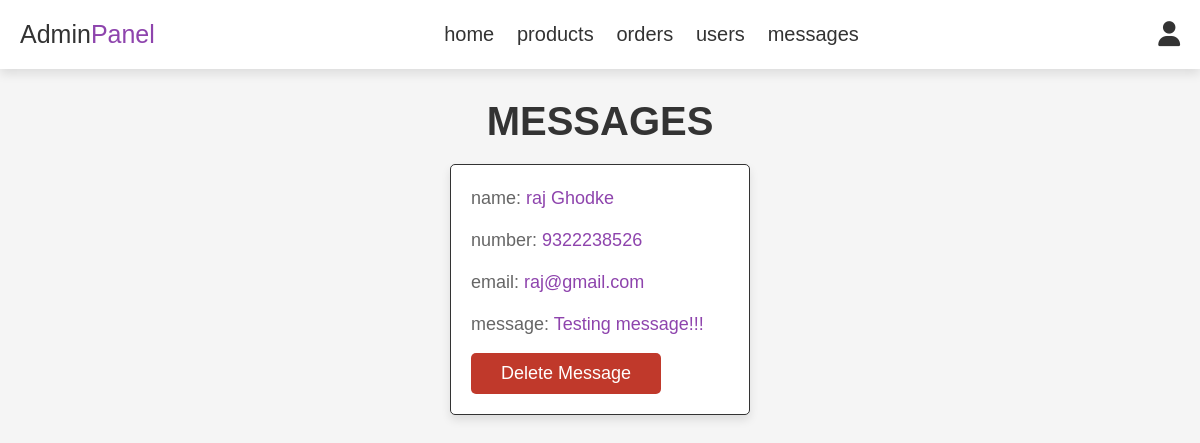
The app's page /admin_contacts.php (signed in) with its own data.
### tables this page shows
CREATE TABLE `message` (
  `id` int(100) NOT NULL,
  `user_id` int(100) NOT NULL,
  `name` varchar(100) NOT NULL,
  `email` varchar(100) NOT NULL,
  `number` varchar(12) NOT NULL,
  `message` varchar(500) NOT NULL
);

### admin_contacts.php (the view, shortened to what this page needs)
<?php
include 'config.php';
?>
<!DOCTYPE html>
<html lang="en">
<head>
    <link rel="stylesheet" href="CSS/admin_style.css">
    <link rel="stylesheet" href="https://cdnjs.cloudflare.com/ajax/libs/font-awesome/6.4.2/css/all.min.css">
</head>
<body>
    <?php
        include 'admin_header.php';
    ?>
<section class="messages-container">
    <h1 class="title">messages</h1>
    <div class="box-container">
    <?php
            $select_message = mysqli_query($conn, "SELECT * FROM `message`") or die('query failed');
            if(mysqli_num_rows($select_message)>0){
            while($fetch_message=mysqli_fetch_assoc($select_message))
            {
        ?>
        <div class="box">
            <p>name: <span><?php echo $fetch_message['name'];?></span></p>
            <p>number: <span><?php echo $fetch_message['number'];?></span></p>
            <p>email: <span><?php echo $fetch_message['email'];?></span></p>
            <p>message: <span><?php echo $fetch_message['message'];?></span></p>
            <a href="admin_contacts.php?delete=<?php echo $fetch_message['id'];?>" onclick="return confirm('delete this message?');" class="delete-btn">delete message</a>
        </div>
    <?php
             };
            }else{
                echo '<p class="empty">you have no messages yet!</p>';
            }
        ?>
         </div>
</section>
</body>
</html>

### CSS/admin_style.css (style rules this page uses)
:root { --purple:#8e44ad; --red:#c0392b; --orange:#f39c12; --black:#333; --white:#fff; --light-color:#666; --light-white:#ccc; --light-bg:#f5f5f5; --border:.1rem solid var(--black); --box-shadow:0 .5rem 1rem rgba(0,0,0,.1); }
* { font-family: sans-serif; margin:0; padding: 0; box-sizing: border-box; outline: none; border: none; transition: all .2s linear; }
html { font-size: 62.5%; overflow-x: hidden; }
body { background-color: var(--light-bg); }
section { padding: 3rem 2rem; }
.title { text-align: center; margin-bottom: 2rem; text-transform: uppercase; color: var(--black); font-size: 4rem; }
.btn, .option-btn, .delete-btn, .white-btn { display: inline-block; margin-top: 1rem; padding: 1rem 3rem; cursor: pointer; color: var(--white); font-size: 1.8rem; border-radius: .5rem; text-transform: capitalize; }
.delete-btn { background-color: var(--red); }
.messages-container .box-container { display: grid; grid-template-columns: repeat(auto-fit, 30rem); justify-content: center; gap: 1.5rem; max-width: 1200px; margin: 0 auto; align-items: flex-start; }
.messages-container .box-container .box { background-color: var(--white); padding: 2rem; border: var(--border); box-shadow: var(--box-shadow); border-radius: .5rem; }
.messages-container .box-container .box p { padding-bottom: 1.5rem; font-size: 1.8rem; color: var(--light-color); line-height: 1.5; }
.messages-container .box-container .box p span { color: var(--purple); }
.messages-container .box-container .box .delete-btn { margin-top: 0; text-decoration: none; }

### records on screen
message: name "raj Ghodke", number "9322238526", email "raj@gmail.com", message "Testing message!!!"
